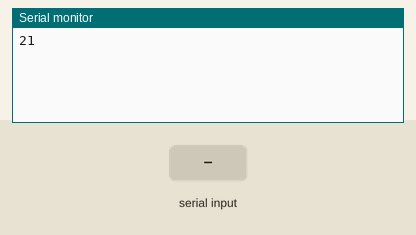
This sketch was run on a simulated Arduino Uno, built with avr-gcc and run on an emulated ATmega328P. Shown: the last lines printed to the serial monitor. The test bench sets the inputs (shaded band).

Above: at 1.2 s.
1.3 s: byte 30 received over Serial
At 1.6 s:
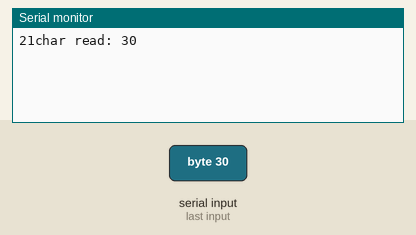
2.8 s: byte 90 received over Serial
At 4.0 s:
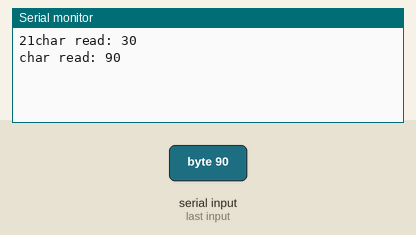
4.3 s: byte 120 received over Serial
At 5.1 s:
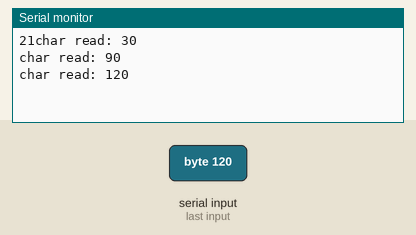

Measured:
- after the input at 1.3 s, the serial monitor: prints a new line at once (image 1)
- after the input at 2.8 s, the serial monitor: prints a new line at once (image 2)
- after the input at 4.3 s, the serial monitor: prints a new line at once (image 3)

The sketch:

testSerial.ino
```cpp
#define LED_PIN 13

void setup()                    // run once, when the sketch starts
{
  Serial.begin(9600);           // set up Serial library at 9600 bps
  while (!Serial) {} //wait for connection
  Serial.print(21);
}

void loop()                       // run over and over again
{
  if (Serial.available() > 0) {
    char inByte = Serial.read();
  //  analogWrite(3, inByte);
    Serial.print("char read: ");
    delay(1);
    Serial.println((int) inByte);
    delay(1);
  }
}

void toggleLED() {
  Serial.println("in toggle");
  digitalWrite(LED_PIN, !digitalRead(LED_PIN));
}
```
